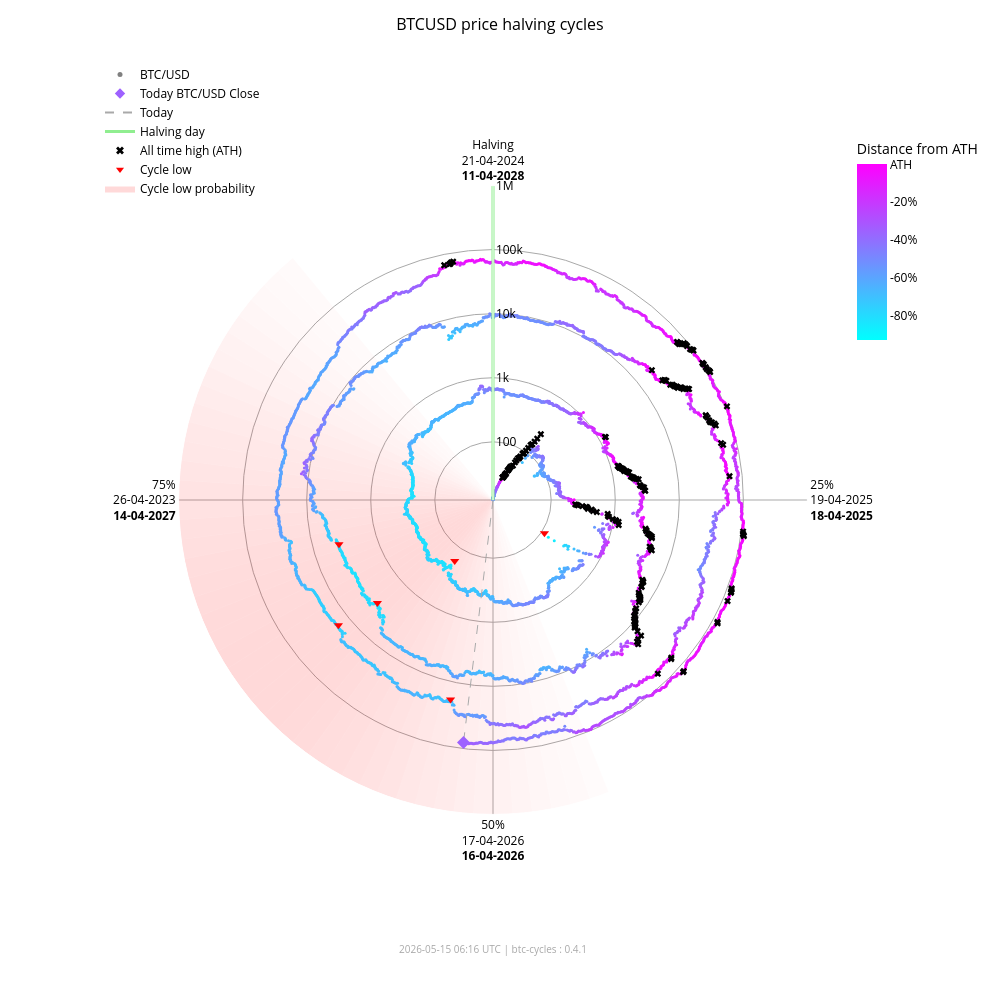

Notebook cell for this chart:
### Markdown cell above
### Interactive chart (plotly)

### Code cell
fig_interactive = btc.plot(
    kind="interactive",
    from_date="2012-11-28",
)
# plotly config for interactivity
config = {"scrollZoom": True, "displayModeBar": True}
# display in notebook
fig_interactive.show(config=config)

### Figure 1 — Plotly figure (JSON) as saved in the notebook; plotly's stock layout.template omitted (floating-point values rounded to 4 significant figures; data arrays with more than 128 entries replaced by an {"elided": "..."} marker saying what was removed)
{"data": [{"fill": "toself", "fillcolor": "rgba(255,0,0,0.017168280509461755)", "hoverinfo": "skip", "line": {"width": 0}, "mode": "lines", "r": [12.35, 1000000, 1000000, 12.35, 12.35], "showlegend": false, "theta": [158.4, 158.4, 162.0, 162.0, 158.4], "type": "scatterpolar"}, {"fill": "toself", "fillcolor": "rgba(255,0,0,0.022114794501891175)", "hoverinfo": "skip", "line": {"width": 0}, "mode": "lines", "r": [12.35, 1000000, 1000000, 12.35, 12.35], "showlegend": false, "theta": [162.0, 162.0, 165.6, 165.6, 162.0], "type": "scatterpolar"}, {"fill": "toself", "fillcolor": "rgba(255,0,0,0.02790404259511669)", "hoverinfo": "skip", "line": {"width": 0}, "mode": "lines", "r": [12.35, 1000000, 1000000, 12.35, 12.35], "showlegend": false, "theta": [165.6, 165.6, 169.2, 169.2, 165.6], "type": "scatterpolar"}, {"fill": "toself", "fillcolor": "rgba(255,0,0,0.034518294852420334)", "hoverinfo": "skip", "line": {"width": 0}, "mode": "lines", "r": [12.35, 1000000, 1000000, 12.35, 12.35], "showlegend": false, "theta": [169.2, 169.2, 172.8, 172.8, 169.2], "type": "scatterpolar"}, {"fill": "toself", "fillcolor": "rgba(255,0,0,0.041901979682821514)", "hoverinfo": "skip", "line": {"width": 0}, "mode": "lines", "r": [12.35, 1000000, 1000000, 12.35, 12.35], "showlegend": false, "theta": [172.8, 172.8, 176.4, 176.4, 172.8], "type": "scatterpolar"}, {"fill": "toself", "fillcolor": "rgba(255,0,0,0.04996405861294358)", "hoverinfo": "skip", "line": {"width": 0}, "mode": "lines", "r": [12.35, 1000000, 1000000, 12.35, 12.35], "showlegend": false, "theta": [176.4, 176.4, 180.0, 180.0, 176.4], "type": "scatterpolar"}, {"fill": "toself", "fillcolor": "rgba(255,0,0,0.05858349692240514)", "hoverinfo": "skip", "line": {"width": 0}, "mode": "lines", "r": [12.35, 1000000, 1000000, 12.35, 12.35], "showlegend": false, "theta": [180.0, 180.0, 183.6, 183.6, 180.0], "type": "scatterpolar"}, {"fill": "toself", "fillcolor": "rgba(255,0,0,0.06761662035375064)", "hoverinfo": "skip", "line": {"width": 0}, "mode": "lines", "r": [12.35, 1000000, 1000000, 12.35, 12.35], "showlegend": false, "theta": [183.6, 183.6, 187.2, 187.2, 183.6], "type": "scatterpolar"}, {"fill": "toself", "fillcolor": "rgba(255,0,0,0.07690481219944661)", "hoverinfo": "skip", "line": {"width": 0}, "mode": "lines", "r": [12.35, 1000000, 1000000, 12.35, 12.35], "showlegend": false, "theta": [187.2, 187.2, 190.8, 190.8, 187.2], "type": "scatterpolar"}, {"fill": "toself", "fillcolor": "rgba(255,0,0,0.08628112000611096)", "hoverinfo": "skip", "line": {"width": 0}, "mode": "lines", "r": [12.35, 1000000, 1000000, 12.35, 12.35], "showlegend": false, "theta": [190.8, 190.8, 194.4, 194.4, 190.8], "type": "scatterpolar"}, {"fill": "toself", "fillcolor": "rgba(255,0,0,0.09557490841018089)", "hoverinfo": "skip", "line": {"width": 0}, "mode": "lines", "r": [12.35, 1000000, 1000000, 12.35, 12.35], "showlegend": false, "theta": [194.4, 194.4, 198.0, 198.0, 194.4], "type": "scatterpolar"}, {"fill": "toself", "fillcolor": "rgba(255,0,0,0.10461455782963762)", "hoverinfo": "skip", "line": {"width": 0}, "mode": "lines", "r": [12.35, 1000000, 1000000, 12.35, 12.35], "showlegend": false, "theta": [198.0, 198.0, 201.6, 201.6, 198.0], "type": "scatterpolar"}, {"fill": "toself", "fillcolor": "rgba(255,0,0,0.11322908719652829)", "hoverinfo": "skip", "line": {"width": 0}, "mode": "lines", "r": [12.35, 1000000, 1000000, 12.35, 12.35], "showlegend": false, "theta": [201.6, 201.6, 205.2, 205.2, 201.6], "type": "scatterpolar"}, {"fill": "toself", "fillcolor": "rgba(255,0,0,0.12125015337052986)", "hoverinfo": "skip", "line": {"width": 0}, "mode": "lines", "r": [12.35, 1000000, 1000000, 12.35, 12.35], "showlegend": false, "theta": [205.2, 205.2, 208.8, 208.8, 205.2], "type": "scatterpolar"}, {"fill": "toself", "fillcolor": "rgba(255,0,0,0.12851590515331976)", "hoverinfo": "skip", "line": {"width": 0}, "mode": "lines", "r": [12.35, 1000000, 1000000, 12.35, 12.35], "showlegend": false, "theta": [208.8, 208.8, 212.4, 212.4, 208.8], "type": "scatterpolar"}, {"fill": "toself", "fillcolor": "rgba(255,0,0,0.13487757461161184)", "hoverinfo": "skip", "line": {"width": 0}, "mode": "lines", "r": [12.35, 1000000, 1000000, 12.35, 12.35], "showlegend": false, "theta": [212.4, 212.4, 216.0, 216.0, 212.4], "type": "scatterpolar"}, {"fill": "toself", "fillcolor": "rgba(255,0,0,0.14020862181849592)", "hoverinfo": "skip", "line": {"width": 0}, "mode": "lines", "r": [12.35, 1000000, 1000000, 12.35, 12.35], "showlegend": false, "theta": [216.0, 216.0, 219.6, 219.6, 216.0], "type": "scatterpolar"}, {"fill": "toself", "fillcolor": "rgba(255,0,0,0.14441504950654527)", "hoverinfo": "skip", "line": {"width": 0}, "mode": "lines", "r": [12.35, 1000000, 1000000, 12.35, 12.35], "showlegend": false, "theta": [219.6, 219.6, 223.2, 223.2, 219.6], "type": "scatterpolar"}, {"fill": "toself", "fillcolor": "rgba(255,0,0,0.14744459351271713)", "hoverinfo": "skip", "line": {"width": 0}, "mode": "lines", "r": [12.35, 1000000, 1000000, 12.35, 12.35], "showlegend": false, "theta": [223.2, 223.2, 226.8, 226.8, 223.2], "type": "scatterpolar"}, {"fill": "toself", "fillcolor": "rgba(255,0,0,0.14929223192296423)", "hoverinfo": "skip", "line": {"width": 0}, "mode": "lines", "r": [12.35, 1000000, 1000000, 12.35, 12.35], "showlegend": false, "theta": [226.8, 226.8, 230.4, 230.4, 226.8], "type": "scatterpolar"}, {"fill": "toself", "fillcolor": "rgba(255,0,0,0.15)", "hoverinfo": "skip", "line": {"width": 0}, "mode": "lines", "r": [12.35, 1000000, 1000000, 12.35, 12.35], "showlegend": false, "theta": [230.4, 230.4, 234.0, 234.0, 230.4], "type": "scatterpolar"}, {"fill": "toself", "fillcolor": "rgba(255,0,0,0.14965033825231114)", "hoverinfo": "skip", "line": {"width": 0}, "mode": "lines", "r": [12.35, 1000000, 1000000, 12.35, 12.35], "showlegend": false, "theta": [234.0, 234.0, 237.6, 237.6, 234.0], "type": "scatterpolar"}, {"fill": "toself", "fillcolor": "rgba(255,0,0,0.14835378057909807)", "hoverinfo": "skip", "line": {"width": 0}, "mode": "lines", "r": [12.35, 1000000, 1000000, 12.35, 12.35], "showlegend": false, "theta": [237.6, 237.6, 241.2, 241.2, 237.6], "type": "scatterpolar"}, {"fill": "toself", "fillcolor": "rgba(255,0,0,0.14623322283554635)", "hoverinfo": "skip", "line": {"width": 0}, "mode": "lines", "r": [12.35, 1000000, 1000000, 12.35, 12.35], "showlegend": false, "theta": [241.2, 241.2, 244.8, 244.8, 241.2], "type": "scatterpolar"}, {"fill": "toself", "fillcolor": "rgba(255,0,0,0.1434078538226231)", "hoverinfo": "skip", "line": {"width": 0}, "mode": "lines", "r": [12.35, 1000000, 1000000, 12.35, 12.35], "showlegend": false, "theta": [244.8, 244.8, 248.4, 248.4, 244.8], "type": "scatterpolar"}, {"fill": "toself", "fillcolor": "rgba(255,0,0,0.13997983179373427)", "hoverinfo": "skip", "line": {"width": 0}, "mode": "lines", "r": [12.35, 1000000, 1000000, 12.35, 12.35], "showlegend": false, "theta": [248.4, 248.4, 252.0, 252.0, 248.4], "type": "scatterpolar"}, {"fill": "toself", "fillcolor": "rgba(255,0,0,0.13602598258454268)", "hoverinfo": "skip", "line": {"width": 0}, "mode": "lines", "r": [12.35, 1000000, 1000000, 12.35, 12.35], "showlegend": false, "theta": [252.0, 252.0, 255.6, 255.6, 252.0], "type": "scatterpolar"}, {"fill": "toself", "fillcolor": "rgba(255,0,0,0.13159547355344953)", "hoverinfo": "skip", "line": {"width": 0}, "mode": "lines", "r": [12.35, 1000000, 1000000, 12.35, 12.35], "showlegend": false, "theta": [255.6, 255.6, 259.2, 259.2, 255.6], "type": "scatterpolar"}, {"fill": "toself", "fillcolor": "rgba(255,0,0,0.12671301775492697)", "hoverinfo": "skip", "line": {"width": 0}, "mode": "lines", "r": [12.35, 1000000, 1000000, 12.35, 12.35], "showlegend": false, "theta": [259.2, 259.2, 262.8, 262.8, 259.2], "type": "scatterpolar"}, {"fill": "toself", "fillcolor": "rgba(255,0,0,0.12138610149219965)", "hoverinfo": "skip", "line": {"width": 0}, "mode": "lines", "r": [12.35, 1000000, 1000000, 12.35, 12.35], "showlegend": false, "theta": [262.8, 262.8, 266.4, 266.4, 262.8], "type": "scatterpolar"}, {"fill": "toself", "fillcolor": "rgba(255,0,0,0.1156142551644921)", "hoverinfo": "skip", "line": {"width": 0}, "mode": "lines", "r": [12.35, 1000000, 1000000, 12.35, 12.35], "showlegend": false, "theta": [266.4, 266.4, 270.0, 270.0, 266.4], "type": "scatterpolar"}, {"fill": "toself", "fillcolor": "rgba(255,0,0,0.10939851441251548)", "hoverinfo": "skip", "line": {"width": 0}, "mode": "lines", "r": [12.35, 1000000, 1000000, 12.35, 12.35], "showlegend": false, "theta": [270.0, 270.0, 273.6, 273.6, 270.0], "type": "scatterpolar"}, {"fill": "toself", "fillcolor": "rgba(255,0,0,0.10274974912946185)", "hoverinfo": "skip", "line": {"width": 0}, "mode": "lines", "r": [12.35, 1000000, 1000000, 12.35, 12.35], "showlegend": false, "theta": [273.6, 273.6, 277.2, 277.2, 273.6], "type": "scatterpolar"}, {"fill": "toself", "fillcolor": "rgba(255,0,0,0.09569517349791425)", "hoverinfo": "skip", "line": {"width": 0}, "mode": "lines", "r": [12.35, 1000000, 1000000, 12.35, 12.35], "showlegend": false, "theta": [277.2, 277.2, 280.8, 280.8, 277.2], "type": "scatterpolar"}, {"fill": "toself", "fillcolor": "rgba(255,0,0,0.08828282625646727)", "hoverinfo": "skip", "line": {"width": 0}, "mode": "lines", "r": [12.35, 1000000, 1000000, 12.35, 12.35], "showlegend": false, "theta": [280.8, 280.8, 284.4, 284.4, 280.8], "type": "scatterpolar"}, {"fill": "toself", "fillcolor": "rgba(255,0,0,0.08058400018765345)", "hoverinfo": "skip", "line": {"width": 0}, "mode": "lines", "r": [12.35, 1000000, 1000000, 12.35, 12.35], "showlegend": false, "theta": [284.4, 284.4, 288.0, 288.0, 284.4], "type": "scatterpolar"}, {"fill": "toself", "fillcolor": "rgba(255,0,0,0.07269354608292704)", "hoverinfo": "skip", "line": {"width": 0}, "mode": "lines", "r": [12.35, 1000000, 1000000, 12.35, 12.35], "showlegend": false, "theta": [288.0, 288.0, 291.6, 291.6, 288.0], "type": "scatterpolar"}, {"fill": "toself", "fillcolor": "rgba(255,0,0,0.06472784449068783)", "hoverinfo": "skip", "line": {"width": 0}, "mode": "lines", "r": [12.35, 1000000, 1000000, 12.35, 12.35], "showlegend": false, "theta": [291.6, 291.6, 295.2, 295.2, 291.6], "type": "scatterpolar"}, {"fill": "toself", "fillcolor": "rgba(255,0,0,0.05682021976743955)", "hoverinfo": "skip", "line": {"width": 0}, "mode": "lines", "r": [12.35, 1000000, 1000000, 12.35, 12.35], "showlegend": false, "theta": [295.2, 295.2, 298.8, 298.8, 295.2], "type": "scatterpolar"}, {"fill": "toself", "fillcolor": "rgba(255,0,0,0.04911378436707333)", "hoverinfo": "skip", "line": {"width": 0}, "mode": "lines", "r": [12.35, 1000000, 1000000, 12.35, 12.35], "showlegend": false, "theta": [298.8, 298.8, 302.4, 302.4, 298.8], "type": "scatterpolar"}, {"fill": "toself", "fillcolor": "rgba(255,0,0,0.04175213714896469)", "hoverinfo": "skip", "line": {"width": 0}, "mode": "lines", "r": [12.35, 1000000, 1000000, 12.35, 12.35], "showlegend": false, "theta": [302.4, 302.4, 306.0, 306.0, 302.4], "type": "scatterpolar"}, {"fill": "toself", "fillcolor": "rgba(255,0,0,0.034868865657538876)", "hoverinfo": "skip", "line": {"width": 0}, "mode": "lines", "r": [12.35, 1000000, 1000000, 12.35, 12.35], "showlegend": false, "theta": [306.0, 306.0, 309.6, 309.6, 306.0], "type": "scatterpolar"}, {"fill": "toself", "fillcolor": "rgba(255,0,0,0.02857722515334582)", "hoverinfo": "skip", "line": {"width": 0}, "mode": "lines", "r": [12.35, 1000000, 1000000, 12.35, 12.35], "showlegend": false, "theta": [309.6, 309.6, 313.2, 313.2, 309.6], "type": "scatterpolar"}, {"fill": "toself", "fillcolor": "rgba(255,0,0,0.022961515313555197)", "hoverinfo": "skip", "line": {"width": 0}, "mode": "lines", "r": [12.35, 1000000, 1000000, 12.35, 12.35], "showlegend": false, "theta": [313.2, 313.2, 316.8, 316.8, 313.2], "type": "scatterpolar"}, {"fill": "toself", "fillcolor": "rgba(255,0,0,0.01807146942917362)", "hoverinfo": "skip", "line": {"width": 0}, "mode": "lines", "r": [12.35, 1000000, 1000000, 12.35, 12.35], "showlegend": false, "theta": [316.8, 316.8, 320.4, 320.4, 316.8], "type": "scatterpolar"}, {"hoverinfo": "text", "marker": {"color": {"elided": "4917 str values"}, "size": 3}, "mode": "markers", "r": {"elided": "4917 float values"}, "showlegend": false, "text": {"elided": "4917 str values"}, "theta": {"elided": "4917 float values"}, "type": "scatterpolar"}, {"hoverinfo": "skip", "line": {"color": "lightgreen", "width": 3}, "mode": "lines", "r": [12.35, 1000000], "showlegend": false, "theta": [0, 0], "type": "scatterpolar"}, {"hoverinfo": "skip", "line": {"color": "darkgrey", "dash": "dash", "width": 1}, "mode": "lines", "r": [12.35, 80390.0], "showlegend": false, "theta": [186.9, 186.9], "type": "scatterpolar"}, {"hoverinfo": "text", "marker": {"color": "#9e61ff", "size": 10, "symbol": "diamond"}, "mode": "markers", "r": [80390.0], "showlegend": false, "text": ["Today<br>Date: 2026-05-15<br>Price: $80,394.51"], "theta": [186.9], "type": "scatterpolar"}, {"hoverinfo": "text", "marker": {"color": "black", "size": 6, "symbol": "x"}, "mode": "markers", "r": {"elided": "195 float values"}, "showlegend": false, "text": {"elided": "195 str values"}, "theta": {"elided": "195 float values"}, "type": "scatterpolar"}, {"hoverinfo": "text", "marker": {"color": "red", "size": 8, "symbol": "triangle-down"}, "mode": "markers", "r": [111.6, 164.9, 3233.0, 3925.0, 18950.0, 15760.0], "showlegend": false, "text": ["Cycle Low<br>Date: 2014-02-21<br>Price: $111.56<br>ATH distance: -91.0%", "Cycle Low<br>Date: 2015-01-14<br>Price: $164.92<br>ATH distance: -86.7%", "Cycle Low<br>Date: 2018-12-15<br>Price: $3,232.51<br>ATH distance: -83.3%", "Cycle Low<br>Date: 2019-03-25<br>Price: $3,924.55<br>ATH distance: -79.7%", "Cycle Low<br>Date: 2022-06-18<br>Price: $18,954.25<br>ATH distance: -71.9%", "Cycle Low<br>Date: 2022-11-21<br>Price: $15,760.19<br>ATH distance: -76.7%"], "theta": [122.8, 212.1, 228.3, 254.0, 192.0, 231.0], "type": "scatterpolar"}, {"marker": {"color": "grey", "size": 5}, "mode": "markers", "name": "BTC/USD", "r": [null], "theta": [null], "type": "scatterpolar"}, {"marker": {"color": "#9e61ff", "size": 8, "symbol": "diamond"}, "mode": "markers", "name": "Today BTC/USD Close", "r": [null], "theta": [null], "type": "scatterpolar"}, {"line": {"color": "darkgrey", "dash": "dash"}, "mode": "lines", "name": "Today", "r": [null], "theta": [null], "type": "scatterpolar"}, {"line": {"color": "lightgreen", "width": 3}, "mode": "lines", "name": "Halving day", "r": [null], "theta": [null], "type": "scatterpolar"}, {"marker": {"color": "black", "size": 7, "symbol": "x"}, "mode": "markers", "name": "All time high (ATH)", "r": [null], "theta": [null], "type": "scatterpolar"}, {"marker": {"color": "red", "size": 7, "symbol": "triangle-down"}, "mode": "markers", "name": "Cycle low", "r": [null], "theta": [null], "type": "scatterpolar"}, {"fill": "toself", "fillcolor": "rgba(255,0,0,0.15)", "line": {"width": 0}, "mode": "lines", "name": "Cycle low probability", "r": [null], "theta": [null], "type": "scatterpolar"}, {"hoverinfo": "skip", "marker": {"cmax": 0, "cmin": -0.9307, "color": [0], "colorbar": {"len": 0.25, "ticktext": ["ATH", "-20%", "-40%", "-60%", "-80%", "-100%"], "tickvals": [0, -0.2, -0.4, -0.6, -0.8, -1.0], "title": {"text": "Distance from ATH"}, "x": 0.95, "y": 0.92, "yanchor": "top"}, "colorscale": {"elided": "256x2 mixed values"}, "showscale": true, "size": 0}, "mode": "markers", "r": [null], "showlegend": false, "theta": [null], "type": "scatterpolar"}], "layout": {"annotations": [{"font": {"color": "darkgrey", "size": 10}, "showarrow": false, "text": "2026-05-15 06:16 UTC | btc-cycles : 0.4.1", "x": 0.5, "xref": "paper", "y": -0.02, "yref": "paper"}], "font": {"color": "black"}, "height": 1000, "legend": {"bgcolor": "rgba(0,0,0,0)", "font": {"color": "black"}, "x": 0.0, "y": 1.0}, "margin": {"b": 60, "l": 100, "r": 80, "t": 60}, "paper_bgcolor": "white", "plot_bgcolor": "white", "polar": {"angularaxis": {"color": "black", "direction": "clockwise", "gridcolor": "darkgrey", "rotation": 90, "ticktext": ["Halving<br>21-04-2024<br><b>11-04-2028</b>", "25%<br>19-04-2025<br><b>18-04-2025</b>", "50%<br>17-04-2026<br><b>16-04-2026</b>", "75%<br>26-04-2023<br><b>14-04-2027</b>"], "tickvals": [0, 90, 180, 270]}, "bgcolor": "white", "domain": {"x": [0.1, 0.9], "y": [0.05, 0.95]}, "radialaxis": {"angle": 90, "color": "black", "gridcolor": "darkgrey", "range": [1.092, 6.0], "tickangle": 90, "ticktext": ["100", "1k", "10k", "100k", "1M"], "tickvals": [100, 1000, 10000, 100000, 1000000], "type": "log"}}, "title": {"font": {"color": "black", "size": 16}, "text": "BTCUSD price halving cycles", "x": 0.5}, "width": 1000}}
